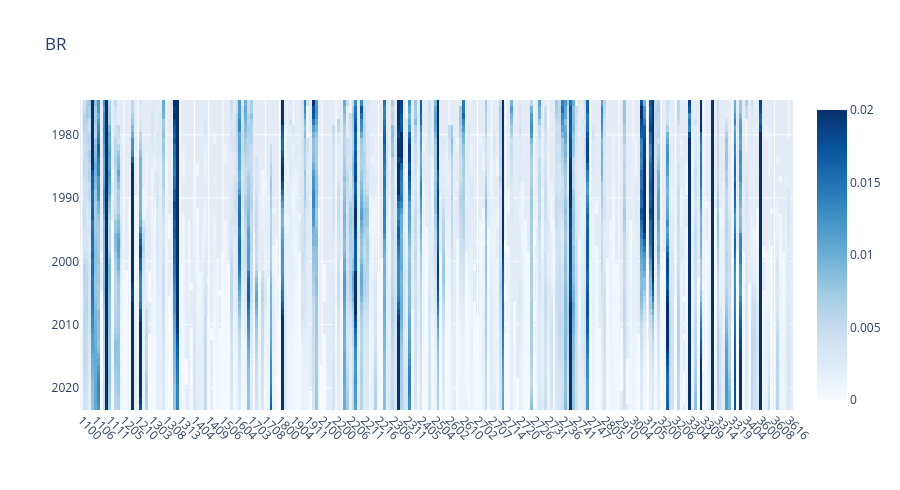

This figure's notebook cell:
### Code cell
uf.plotly_heatmap(df_profile_country, x_labels=df_profile_country.columns, y_labels=year_list, colorscale="non", z_min=0, z_max=0.02, line_height=10, title=country)

### Figure 1 — Plotly figure (JSON) as saved in the notebook; plotly's stock layout.template omitted (floating-point values rounded to 4 significant figures; data arrays with more than 128 entries replaced by an {"elided": "..."} marker saying what was removed)
{"data": [{"colorscale": [[0, "rgb(247,251,255)"], [0.125, "rgb(222,235,247)"], [0.25, "rgb(198,219,239)"], [0.375, "rgb(158,202,225)"], [0.5, "rgb(107,174,214)"], [0.625, "rgb(66,146,198)"], [0.75, "rgb(33,113,181)"], [0.875, "rgb(8,81,156)"], [1, "rgb(8,48,107)"]], "customdata": {"elided": "49x252x2 mixed values"}, "hovertemplate": "<b>X: </b>%{customdata[0]}<br><b>Y: </b>%{customdata[1]}<br><b>Z: </b> %{z:.3f}<br><extra></extra>", "type": "heatmap", "x": {"elided": "252 str values"}, "y": [1975, 1976, 1977, 1978, 1979, 1980, 1981, 1982, 1983, 1984, 1985, 1986, 1987, 1988, 1989, 1990, 1991, 1992, 1993, 1994, 1995, 1996, 1997, 1998, 1999, 2000, 2001, 2002, 2003, 2004, 2005, 2006, 2007, 2008, 2009, 2010, 2011, 2012, 2013, 2014, 2015, 2016, 2017, 2018, 2019, 2020, 2021, 2022, 2023], "z": {"elided": "49x252 float values"}, "zmax": 0.02, "zmin": 0}], "layout": {"height": 490, "title": {"text": "BR"}, "xaxis": {"automargin": true, "tickangle": 45}, "yaxis": {"automargin": true, "autorange": "reversed"}}}
